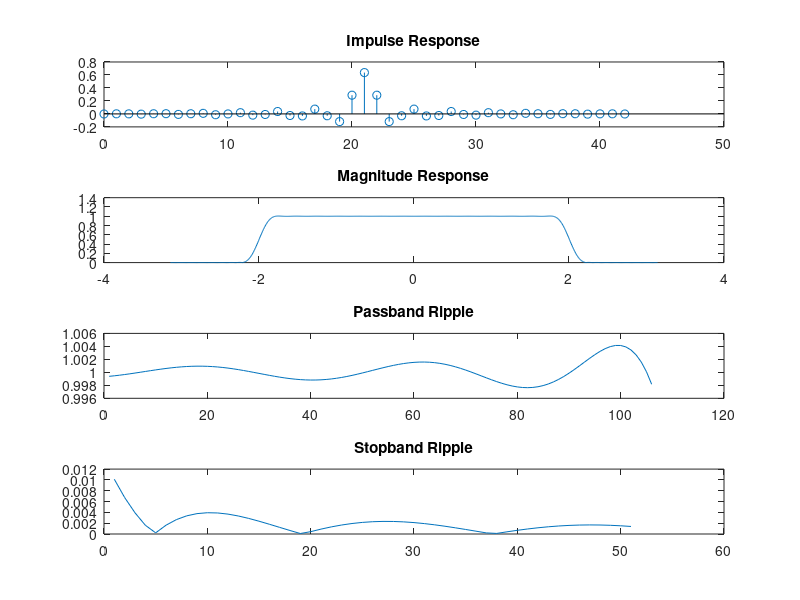

MATLAB code to generate this figure:
clc;
clearvars;
close all;

del1 = 0.05;
del2 = 0.005;
del = min(del1, del2);
A = -20*log10(del);
ws = 2.2;
wp = 1.8;
wc = 2;
M = ceil(1 + (A - 8)/(2.285*(ws - wp)));
if A > 50
    beta = 0.1102*(A-8.7);
elseif A >= 21 && A <= 50
    beta = 0.5842*(A - 21)^0.4 + 0.07886*(A - 21);
else
    beta = 0;
end

w = (kaiser(M, beta))'; %notice the apostrophe here
n = 0:M - 1;
alpha = (M - 1)/2;
hd = sinc(wc*(n - alpha)/pi)*wc/pi; %this is the LPF
h =hd .* w; %this is the impulse response

subplot(411), stem(n, h); title("Impulse Response");
Nfft = 1024;
y = abs(fftshift(fft(h, Nfft)));
subplot(412),
plot(linspace(-pi, pi, Nfft), y); title("Magnitude Response")
subplot(413)
plot(y(700:805)); title("Passband Ripple") %passband ripple is found from pass band peak and trough difference
subplot(414)
plot(y(870:920)); title("Stopband Ripple") %stopband ripple is found from stop band peak and trough difference maybe
